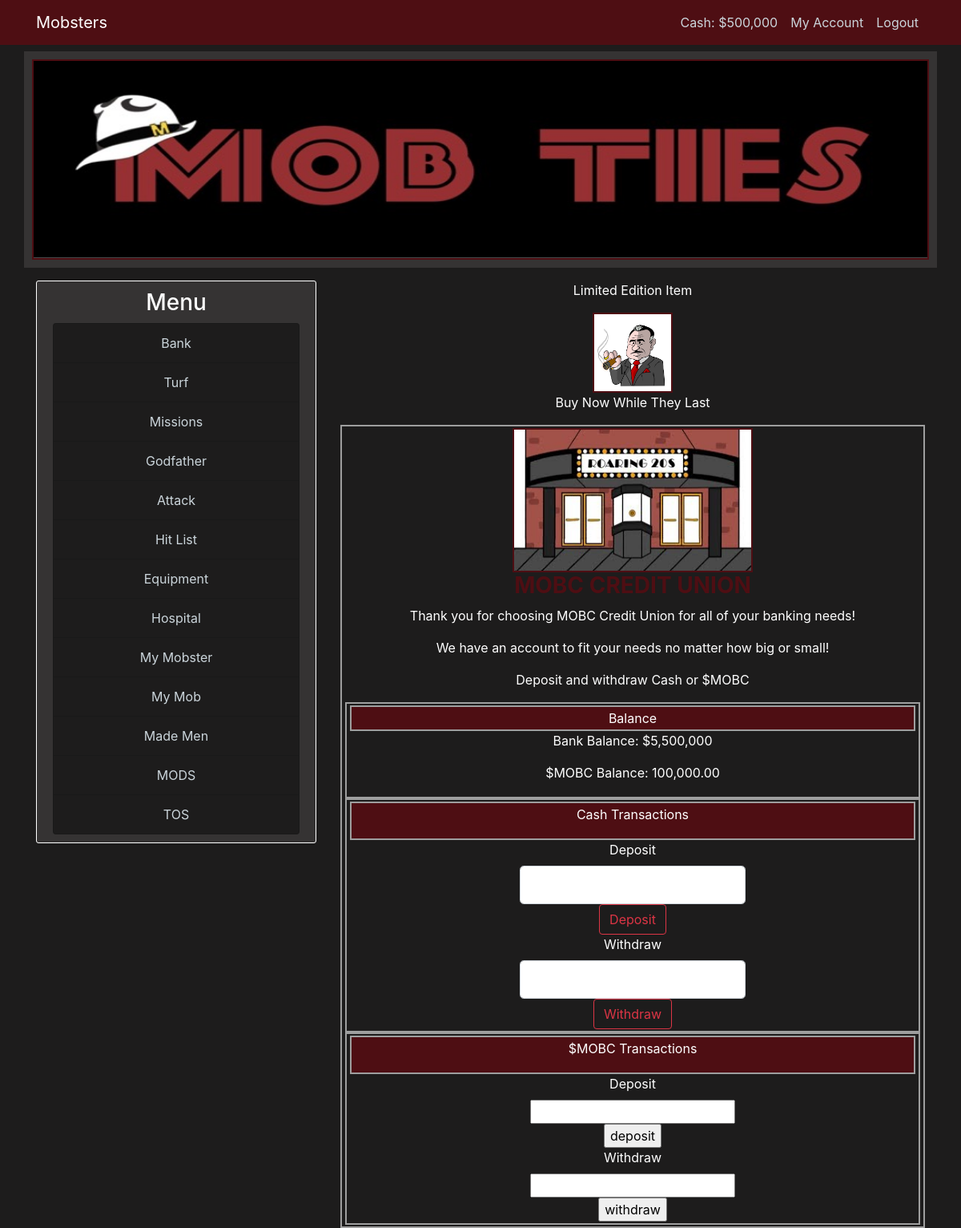
The page /bank (signed in) on the database as committed earlier.
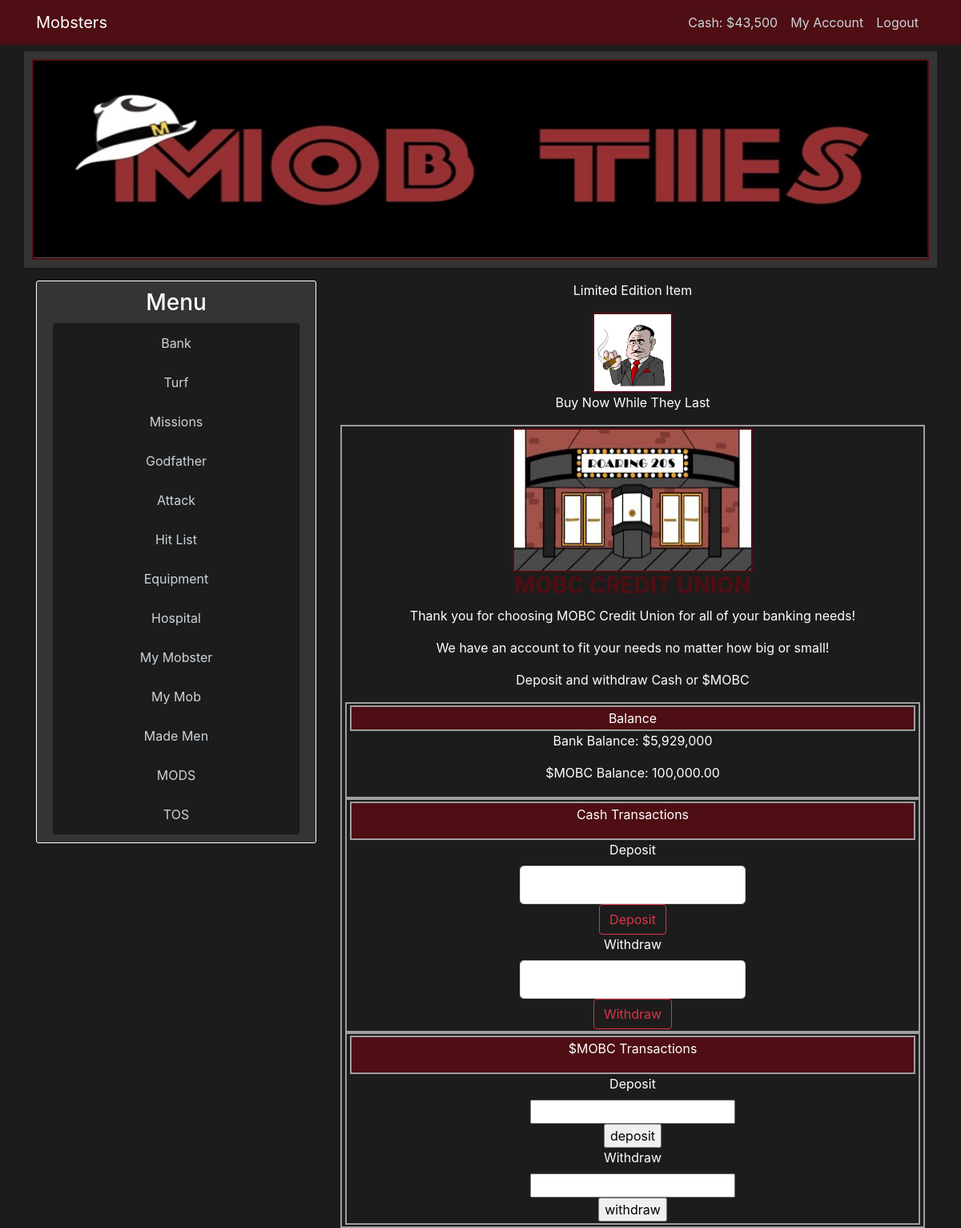
The same page on the database as committed later.
### mobster/models.py (models this page shows, shortened)
class User(db.Model, UserMixin):
    id = db.Column(db.Integer, primary_key=True)
    username = db.Column(db.String(22), unique=True, nullable=False)
    email = db.Column(db.String(120), unique=True, nullable=False)
    image_file = db.Column(db.String(20), nullable=False, default='default.jpg')
    password = db.Column(db.String(60), nullable=False)
    cash_on_hand = db.Column(db.Integer, default=0)
    cash_in_bank = db.Column(db.Integer, default=0)
    posts = db.relationship('Post', backref='author', lazy=True)
    items = db.relationship('User_Items', lazy=True)

### mobster/routes.py (the view, shortened to what this page needs)
@app.route("/bank", methods=['GET', 'POST'])
@login_required
def bank():
    user = User.query.filter_by(username=current_user.username).first()
    if user.cash_on_hand == None:
        user.cash_on_hand = 0
        db.session.commit()
    if user.cash_in_bank == None:
        user.cash_in_bank = 0
        db.session.commit()
    deposit_form = BankDepositForm()
    withdraw_form = BankWithdrawForm()
    return render_template('game_templates/bank.html', title='Bank', deposit_form=deposit_form, withdraw_form=withdraw_form)

### mobster/forms.py (shortened to what this page needs)
class BankDepositForm(FlaskForm):
    deposit = IntegerField('Deposit', validators=[NumberRange(min=1)])
    deposit_submit = SubmitField('Deposit')

class BankWithdrawForm(FlaskForm):
    withdraw = IntegerField('Withdraw', validators=[NumberRange(min=0)])
    withdraw_submit = SubmitField('Withdraw')

### mobster/models.py (called while the page is built)
@login_manager.user_loader
def load_user(user_id):
    return User.query.get(int(user_id))

### mobster/templates/game_templates/bank.html (shortened to what this page needs)
{% extends "layout.html" %}
{% block body %}
    <div class="page-container">
	<div class="page-title">
	    <img src="{{ url_for('static',filename='images/bank.jpg') }}" alt="bank.jpg" width="300" height="180">
	    <h3><b>MOBC CREDIT UNION</b></h3>
	    <p>Thank you for choosing MOBC Credit Union for all of your banking needs!</p>
            <p>We have an account to fit your needs no matter how big or small!</p>
            <p> Deposit and withdraw Cash or $MOBC</p>
	</div>
	<div class="page-container">
	    <div class="page-container-head">
		Balance
	    </div>
	    <div class="page-container-body">
			<p>Bank Balance: ${{ '{:,}'.format(current_user.cash_in_bank) }}</p>
            <p>$MOBC Balance: {{ '{:,.2f}'.format(100000) }}</p>
	    </div>
	</div>
	<div class="page-container">
	    <div class="page-container-head">
            <p>Cash Transactions</p>
	    </div>
	    <div class="page-container-body">
	        <form method=POST action="#">
				{{ deposit_form.deposit.label(class="form-control-label") }}
				{% if deposit_form.deposit.errors %}
					{{ deposit_form.deposit(class="form-control form-control-lg is-invalid") }}
					<div class="invalid-feedback">
						{% for error in deposit_form.deposit.errors %}
							<span>{{ error }}</span>
						{% endfor %}
					</div>
				{% else %}
					{{ deposit_form.deposit(class="form-control form-control-lg page-container-form", autocomplete="off") }}
				{% endif%}
				{{ deposit_form.deposit_submit(class="btn btn-outline-danger") }}
			</form>
			<form method=POST action="#">
				{{ withdraw_form.withdraw.label(class="form-control-label") }}
				{% if withdraw_form.withdraw.errors %}
					{{ withdraw_form.withdraw(class="form-control form-control-lg is-invalid") }}
					<div class="invalid-feedback">
						{% for error in withdraw_form.withdraw.errors %}
							<span>{{ error }}</span>
						{% endfor %}
					</div>
				{% else %}
					{{ withdraw_form.withdraw(class="form-control form-control-lg page-container-form", autocomplete="off") }}
				{% endif%}
				{{ withdraw_form.withdraw_submit(class="btn btn-outline-danger") }}
			</form>
	    </div>
	</div>
	<div class="page-container">
	    <div class="page-container-head">
		<p>$MOBC Transactions</p>
	    </div>
	    <div class="page-container-body">
		<form action="#">
	            <label for="deposit">Deposit</label><br>
		    <input type="text" name="deposit"><br>
		    <input type="submit" value="deposit">
		</form>
		<form action="#">
		    <label for="withdraw">Withdraw</label><br>
		    <input type="text" name="withdraw"><br>
		    <input type="submit" value="withdraw">
		</form>
	    </div>
        </div>
    </div>
{% endblock %}

### mobster/templates/layout.html (shortened to what this page needs)
<!DOCTYPE html>
<html>
	<head>
        <link rel="stylesheet" href="https://stackpath.bootstrapcdn.com/bootstrap/4.3.1/css/bootstrap.min.css">
		<link rel="stylesheet" type="text/css" href="{{ url_for('static', filename='main.css') }}">
	</head>
	<body>
        <header class="site-header">
            <nav class="navbar navbar-expand-md navbar-dark bg-dark-red fixed-top">
                <div class="container">
                    <a class="navbar-brand mr-4" href="/">Mobsters</a>
                    <div class="collapse navbar-collapse" id="navbarToggle">
                        <div class="navbar-nav">
                            {% if current_user.is_authenticated %}
                                <a class="nav-item nav-link" href="{{ url_for('bank') }}">Cash: ${{ '{:,}'.format(current_user.cash_on_hand) }}</a>
                                <a class="nav-item nav-link" href="{{ url_for('account') }}">My Account</a>
                                <a class="nav-item nav-link" href="{{ url_for('logout') }}">Logout</a>
                            {% else %}
                                <a class="nav-item nav-link" href="{{ url_for('login') }}">Login</a>
                                <a class="nav-item nav-link" href="{{ url_for('register') }}">Register</a>
                            {% endif %}
                        </div>
                    </div>
                </div>
            </nav>
            <div class="container header-container header-img">
                <img src="{{url_for('static' ,filename='images/banner3.jpg')}}" width="100%" height="250px">
            </div>
        </header>
        <main role="main" class="container">
            <div class="row">
                <div class="col-md-4">
                    <div class="content-section">
                        <h3 class='menu-text centered'>Menu</h3>
                        <ul class="list-group">
                            <li class="list-group-item list-group-item-dark centered sidebar-item"><a href="{{ url_for('bank') }}">Bank</a></li>
                            <li class="list-group-item list-group-item-dark centered sidebar-item"><a href="{{ url_for('turf') }}">Turf</a></li>
                            <li class="list-group-item list-group-item-dark centered sidebar-item"><a href="{{ url_for('missions') }}">Missions</a></li>
                            <li class="list-group-item list-group-item-dark centered sidebar-item"><a href="{{ url_for('godfather') }}">Godfather</a></li>
                            <li class="list-group-item list-group-item-dark centered sidebar-item"><a href="{{ url_for('attack') }}">Attack</a></li>
                            <li class="list-group-item list-group-item-dark centered sidebar-item"><a href="{{ url_for('hitlist') }}">Hit List</a></li>
                            <li class="list-group-item list-group-item-dark centered sidebar-item"><a href="{{ url_for('equipment') }}">Equipment</a></li>
                            <li class="list-group-item list-group-item-dark centered sidebar-item"><a href="{{ url_for('hospital') }}">Hospital</a></li>
                            <li class="list-group-item list-group-item-dark centered sidebar-item"><a href="{{ url_for('my_mobster') }}">My Mobster</a></li>
                            <li class="list-group-item list-group-item-dark centered sidebar-item"><a href="{{ url_for('my_mob') }}">My Mob</a></li>
                            <li class="list-group-item list-group-item-dark centered sidebar-item"><a href="{{ url_for('made_men') }}">Made Men</a></li>
                            <li class="list-group-item list-group-item-dark centered sidebar-item"><a href="{{ url_for('mods') }}">MODS</a></li>
                            <li class="list-group-item list-group-item-dark centered sidebar-item"><a href="{{ url_for('tos') }}">TOS</a></li>
                        </ul>
                    </div>
                </div>
                <div class="col-md-8">
                    <div class="header centered">
                        <p>Limited Edition Item</p>
                        <img src="{{url_for('static', filename='images/godfather.jpg')}}" width="100" height="100">
                        <p>Buy Now While They Last</p>
                    </div>
                    {% block body %}{% endblock %}
                </div>
	</body>
</html>

### mobster/static/main.css (style rules this page uses)
body { background: #1d1c1c; color: #ffffff; margin-top: 4rem; }
h1, h2, h3, h4, h5 { color: #444444; }
.bg-dark-red { background-color: #4e0e13; }
.centered { text-align: center; }
.menu-text { color: #ffffff; }
.sidebar-item { background-color: #1d1c1c; }
.site-header .navbar-nav .nav-link, .sidebar-item a { color: #cbd5db; }
.content-section { background: #353333; padding: 10px 20px; border: 1px solid #FFFFFF; border-radius: 3px; margin-bottom: 20px; }
h3 { color: #4e0e13; }
.header-img { background: #353333; padding: 10px 10px; text-align: center; width: 100%; }
.header-container { margin-bottom: 1rem; }
.page-container { background: #1d1c1c; padding: 2px 4px; border: 2px solid #9E9E9E; text-align: center; }
.page-container-head { background: #4e0e13; padding: 2px 4px; border: 2px solid #9E9E9E; text-align: center; }
.page-container-body { margin-left: 30%; margin-right: 30%; }
.page-container-form { text-align: center; }
img { border: 2px solid #4e0e13 }

Rows that differ between the two databases and show on the page:
changed User: cash_on_hand "500,000" → "43,500"; cash_in_bank "5,500,000" → "5,929,000"
